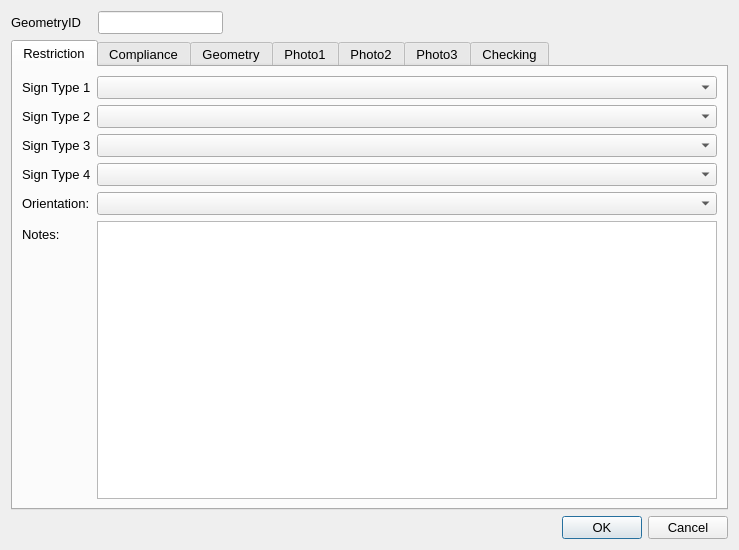
<?xml version="1.0" encoding="UTF-8"?>
<ui version="4.0">
 <class>Dialog</class>
 <widget class="QDialog" name="Dialog">
  <property name="geometry">
   <rect>
    <x>0</x>
    <y>0</y>
    <width>739</width>
    <height>550</height>
   </rect>
  </property>
  <property name="sizePolicy">
   <sizepolicy hsizetype="Fixed" vsizetype="Fixed">
    <horstretch>0</horstretch>
    <verstretch>0</verstretch>
   </sizepolicy>
  </property>
  <property name="maximumSize">
   <size>
    <width>750</width>
    <height>550</height>
   </size>
  </property>
  <property name="font">
   <font>
    <pointsize>10</pointsize>
   </font>
  </property>
  <property name="windowTitle">
   <string>Dialog</string>
  </property>
  <layout class="QGridLayout" name="gridLayout">
   <item row="2" column="2">
    <widget class="QDialogButtonBox" name="button_box">
     <property name="orientation">
      <enum>Qt::Horizontal</enum>
     </property>
     <property name="standardButtons">
      <set>QDialogButtonBox::Cancel|QDialogButtonBox::Ok</set>
     </property>
    </widget>
   </item>
   <item row="0" column="1">
    <widget class="QLineEdit" name="GeometryID">
     <property name="sizePolicy">
      <sizepolicy hsizetype="Preferred" vsizetype="Preferred">
       <horstretch>0</horstretch>
       <verstretch>0</verstretch>
      </sizepolicy>
     </property>
     <property name="font">
      <font>
       <pointsize>10</pointsize>
      </font>
     </property>
     <property name="inputMask">
      <string/>
     </property>
     <property name="readOnly">
      <bool>true</bool>
     </property>
     <property name="placeholderText">
      <string/>
     </property>
    </widget>
   </item>
   <item row="1" column="0" colspan="3">
    <widget class="QTabWidget" name="Details">
     <property name="sizePolicy">
      <sizepolicy hsizetype="Expanding" vsizetype="Expanding">
       <horstretch>0</horstretch>
       <verstretch>0</verstretch>
      </sizepolicy>
     </property>
     <property name="minimumSize">
      <size>
       <width>0</width>
       <height>0</height>
      </size>
     </property>
     <property name="font">
      <font>
       <pointsize>10</pointsize>
      </font>
     </property>
     <property name="cursor">
      <cursorShape>IBeamCursor</cursorShape>
     </property>
     <property name="mouseTracking">
      <bool>true</bool>
     </property>
     <property name="acceptDrops">
      <bool>true</bool>
     </property>
     <property name="currentIndex">
      <number>0</number>
     </property>
     <widget class="QWidget" name="RestrictionDetails">
      <property name="focusPolicy">
       <enum>Qt::NoFocus</enum>
      </property>
      <attribute name="title">
       <string>Restriction</string>
      </attribute>
      <layout class="QFormLayout" name="formLayout">
       <property name="fieldGrowthPolicy">
        <enum>QFormLayout::AllNonFixedFieldsGrow</enum>
       </property>
       <item row="0" column="0">
        <widget class="QLabel" name="Type1_4">
         <property name="text">
          <string>Sign Type 1</string>
         </property>
        </widget>
       </item>
       <item row="0" column="1">
        <widget class="QComboBox" name="SignType_1">
         <property name="maxVisibleItems">
          <number>5</number>
         </property>
         <property name="minimumContentsLength">
          <number>5</number>
         </property>
        </widget>
       </item>
       <item row="1" column="0">
        <widget class="QLabel" name="Type1_5">
         <property name="text">
          <string>Sign Type 2</string>
         </property>
        </widget>
       </item>
       <item row="1" column="1">
        <widget class="QComboBox" name="SignType_2"/>
       </item>
       <item row="2" column="0">
        <widget class="QLabel" name="Type1_6">
         <property name="text">
          <string>Sign Type 3</string>
         </property>
        </widget>
       </item>
       <item row="2" column="1">
        <widget class="QComboBox" name="SignType_3"/>
       </item>
       <item row="3" column="0">
        <widget class="QLabel" name="label_11">
         <property name="text">
          <string>Sign Type 4</string>
         </property>
        </widget>
       </item>
       <item row="3" column="1">
        <widget class="QComboBox" name="SignType_4"/>
       </item>
       <item row="4" column="0">
        <widget class="QLabel" name="label_7">
         <property name="text">
          <string>Orientation:</string>
         </property>
        </widget>
       </item>
       <item row="4" column="1">
        <widget class="QComboBox" name="SignOrientationTypeID"/>
       </item>
       <item row="8" column="0">
        <widget class="QLabel" name="lbl_Notes">
         <property name="text">
          <string>Notes:</string>
         </property>
        </widget>
       </item>
       <item row="8" column="1">
        <widget class="QTextEdit" name="Notes"/>
       </item>
      </layout>
     </widget>
     <widget class="QWidget" name="tab">
      <attribute name="title">
       <string>Compliance</string>
      </attribute>
      <layout class="QFormLayout" name="formLayout_4">
       <item row="0" column="0">
        <widget class="QLabel" name="label_6">
         <property name="text">
          <string>Sign -&gt; Restriction:</string>
         </property>
        </widget>
       </item>
       <item row="2" column="0">
        <widget class="QLabel" name="label_13">
         <property name="text">
          <string>Compliance notes:</string>
         </property>
        </widget>
       </item>
       <item row="2" column="1">
        <widget class="QTextEdit" name="ComplianceNotes"/>
       </item>
       <item row="0" column="1">
        <widget class="QComboBox" name="ComplianceRestrictionSignIssue"/>
       </item>
       <item row="1" column="1">
        <widget class="QComboBox" name="Compl_Signs_Faded"/>
       </item>
       <item row="1" column="0">
        <widget class="QLabel" name="label_3">
         <property name="text">
          <string>Sign Status:</string>
         </property>
        </widget>
       </item>
      </layout>
     </widget>
     <widget class="QWidget" name="Geometry">
      <attribute name="title">
       <string>Geometry</string>
      </attribute>
      <layout class="QFormLayout" name="formLayout_2">
       <property name="fieldGrowthPolicy">
        <enum>QFormLayout::AllNonFixedFieldsGrow</enum>
       </property>
       <item row="0" column="0">
        <widget class="QLabel" name="lbl_RoadName">
         <property name="minimumSize">
          <size>
           <width>90</width>
           <height>16</height>
          </size>
         </property>
         <property name="font">
          <font>
           <pointsize>10</pointsize>
          </font>
         </property>
         <property name="text">
          <string>Road Name:</string>
         </property>
        </widget>
       </item>
       <item row="0" column="1">
        <widget class="QLineEdit" name="RoadName"/>
       </item>
       <item row="1" column="0">
        <widget class="QLabel" name="lbl_USRN">
         <property name="minimumSize">
          <size>
           <width>90</width>
           <height>16</height>
          </size>
         </property>
         <property name="font">
          <font>
           <pointsize>10</pointsize>
          </font>
         </property>
         <property name="text">
          <string>USRN:</string>
         </property>
        </widget>
       </item>
       <item row="1" column="1">
        <widget class="QLineEdit" name="USRN"/>
       </item>
       <item row="5" column="0">
        <widget class="QLabel" name="label_8">
         <property name="text">
          <string>Last Update Date:</string>
         </property>
        </widget>
       </item>
       <item row="5" column="1">
        <widget class="QDateTimeEdit" name="LastUpdateDateTime">
         <property name="readOnly">
          <bool>true</bool>
         </property>
        </widget>
       </item>
       <item row="6" column="0">
        <widget class="QLabel" name="label_2">
         <property name="text">
          <string>Last Changed By:</string>
         </property>
        </widget>
       </item>
       <item row="7" column="0">
        <widget class="QLabel" name="label_9">
         <property name="text">
          <string>RestrictionID:</string>
         </property>
        </widget>
       </item>
       <item row="6" column="1">
        <widget class="QLineEdit" name="LastUpdatePerson"/>
       </item>
       <item row="7" column="1">
        <widget class="QLineEdit" name="RestrictionID"/>
       </item>
       <item row="3" column="0">
        <widget class="QLabel" name="label_10">
         <property name="text">
          <string>Direction to Road Centreline:</string>
         </property>
        </widget>
       </item>
       <item row="3" column="1">
        <widget class="QLineEdit" name="AzimuthToRoadCentreLine"/>
       </item>
       <item row="4" column="1">
        <spacer name="verticalSpacer">
         <property name="orientation">
          <enum>Qt::Vertical</enum>
         </property>
         <property name="sizeHint" stdset="0">
          <size>
           <width>20</width>
           <height>40</height>
          </size>
         </property>
        </spacer>
       </item>
      </layout>
     </widget>
     <widget class="QWidget" name="Photos_01">
      <attribute name="title">
       <string>Photo1</string>
      </attribute>
      <layout class="QGridLayout" name="gridLayout_2"/>
     </widget>
     <widget class="QWidget" name="Photos_02">
      <attribute name="title">
       <string>Photo2</string>
      </attribute>
      <layout class="QGridLayout" name="gridLayout_4"/>
     </widget>
     <widget class="QWidget" name="Photos_03">
      <attribute name="title">
       <string>Photo3</string>
      </attribute>
      <layout class="QGridLayout" name="gridLayout_3"/>
     </widget>
     <widget class="QWidget" name="checkingTab">
      <attribute name="title">
       <string>Checking</string>
      </attribute>
      <layout class="QFormLayout" name="formLayout_3">
       <item row="1" column="0">
        <widget class="QLabel" name="label_4">
         <property name="text">
          <string>Check Notes:</string>
         </property>
        </widget>
       </item>
       <item row="1" column="1">
        <widget class="QTextEdit" name="MHTC_CheckNotes"/>
       </item>
       <item row="0" column="0">
        <widget class="QLabel" name="label_5">
         <property name="text">
          <string>Check issue type:</string>
         </property>
        </widget>
       </item>
       <item row="0" column="1">
        <widget class="QComboBox" name="MHTC_CheckIssueTypeID"/>
       </item>
       <item row="3" column="0">
        <widget class="QCheckBox" name="FieldCheckCompleted">
         <property name="text">
          <string>Field check completed</string>
         </property>
        </widget>
       </item>
       <item row="2" column="0">
        <spacer name="verticalSpacer_2">
         <property name="orientation">
          <enum>Qt::Vertical</enum>
         </property>
         <property name="sizeHint" stdset="0">
          <size>
           <width>20</width>
           <height>20</height>
          </size>
         </property>
        </spacer>
       </item>
       <item row="7" column="0">
        <widget class="QLabel" name="label_14">
         <property name="text">
          <string>Checked by:</string>
         </property>
        </widget>
       </item>
       <item row="7" column="1">
        <widget class="QLineEdit" name="Last_MHTC_Check_UpdatePerson"/>
       </item>
       <item row="6" column="1">
        <widget class="QDateTimeEdit" name="Last_MHTC_Check_UpdateDateTime"/>
       </item>
       <item row="6" column="0">
        <widget class="QLabel" name="label_15">
         <property name="text">
          <string>Check date:</string>
         </property>
        </widget>
       </item>
       <item row="5" column="0">
        <spacer name="verticalSpacer_3">
         <property name="orientation">
          <enum>Qt::Vertical</enum>
         </property>
         <property name="sizeHint" stdset="0">
          <size>
           <width>20</width>
           <height>10</height>
          </size>
         </property>
        </spacer>
       </item>
      </layout>
     </widget>
    </widget>
   </item>
   <item row="0" column="0">
    <widget class="QLabel" name="label">
     <property name="minimumSize">
      <size>
       <width>81</width>
       <height>16</height>
      </size>
     </property>
     <property name="font">
      <font>
       <pointsize>10</pointsize>
      </font>
     </property>
     <property name="text">
      <string>GeometryID</string>
     </property>
    </widget>
   </item>
  </layout>
 </widget>
 <resources/>
 <connections>
  <connection>
   <sender>button_box</sender>
   <signal>accepted()</signal>
   <receiver>Dialog</receiver>
   <slot>accept()</slot>
   <hints>
    <hint type="sourcelabel">
     <x>248</x>
     <y>254</y>
    </hint>
    <hint type="destinationlabel">
     <x>157</x>
     <y>274</y>
    </hint>
   </hints>
  </connection>
  <connection>
   <sender>button_box</sender>
   <signal>rejected()</signal>
   <receiver>Dialog</receiver>
   <slot>reject()</slot>
   <hints>
    <hint type="sourcelabel">
     <x>316</x>
     <y>260</y>
    </hint>
    <hint type="destinationlabel">
     <x>286</x>
     <y>274</y>
    </hint>
   </hints>
  </connection>
 </connections>
</ui>
